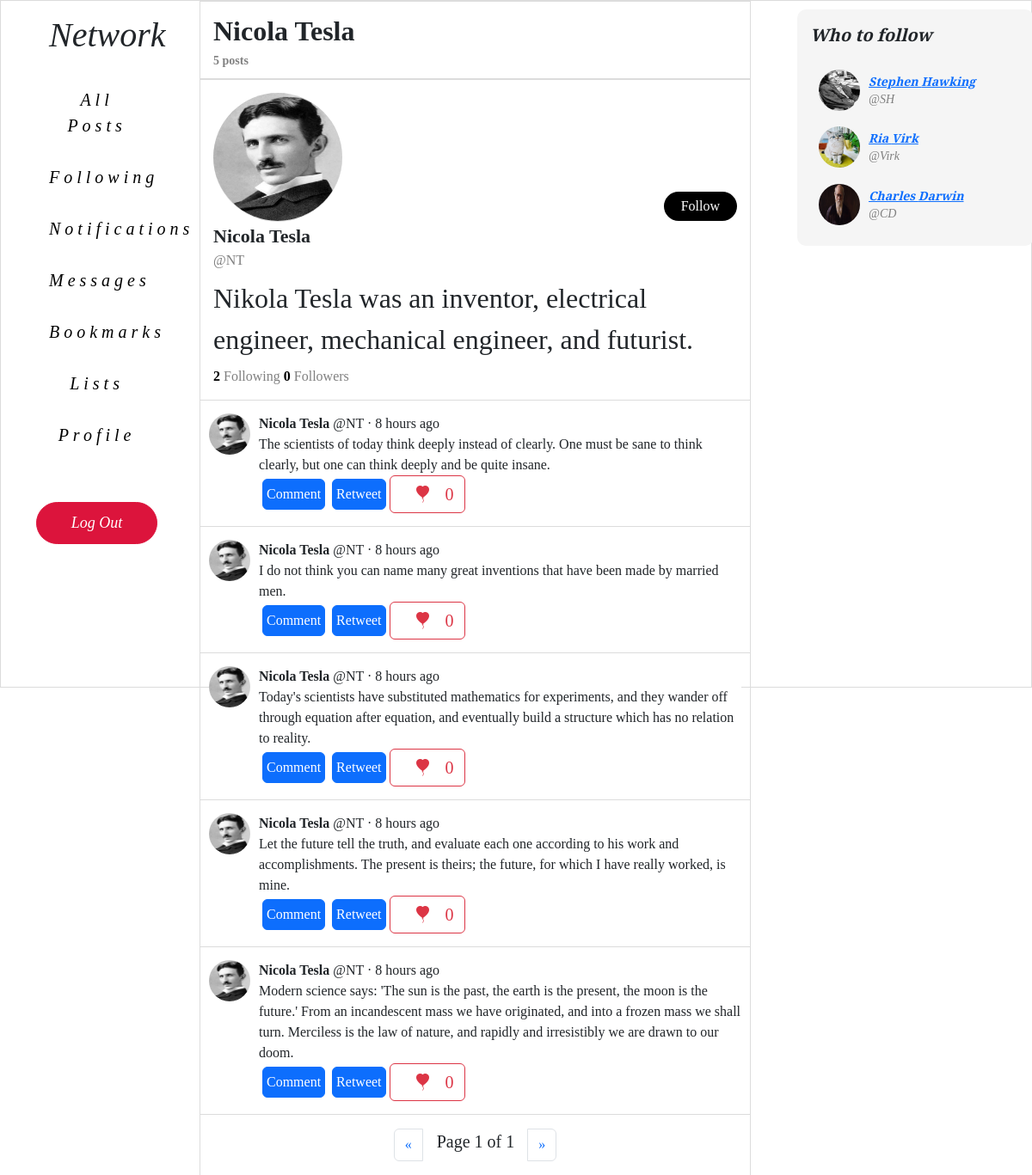
The page /profile/NT (signed in) on the database its author committed.
### network/models.py (models this page shows, shortened)
class User(AbstractUser):
    pass
    bio = models.TextField(blank=True, max_length=160)
    profile_picture = models.ImageField(default="default.jpeg", upload_to="profile_pictures")

class Post(models.Model):
    user = models.ForeignKey("User", on_delete=models.CASCADE, related_name="posts")
    body = models.TextField(blank=True, max_length=280)
    likes = models.ManyToManyField("User", blank=True, related_name="likes")
    timestamp = models.DateTimeField(auto_now_add=True)
    def get_time(self):
        return humanize.naturaltime(self.timestamp)
    def total_likes(self):
        return self.likes.count()

### network/views.py (the view)
# urls.py: path("profile/<str:username>", views.profile, name="profile"),
def profile(request, username):
    current_user = User.objects.get(username=request.user)
    viewed_user = User.objects.get(username=username)
    paginator = Paginator(viewed_user.posts.all().order_by('-timestamp'), 10)
    page_number = request.GET.get('page')
    page_obj = paginator.get_page(page_number)
    context = {
        "currently_followed": len(Follow.objects.filter(user=current_user).filter(following=viewed_user)),
        "follower_count": viewed_user.followers.all().count(),
        "following_count": viewed_user.following.all().count(),
        "post_count": viewed_user.posts.all().count,
        "recommend_follow": recommend_follow(request),
        "viewed_user": viewed_user,
        "viewed_user_posts": page_obj,
    }
    return render(request, "network/profile.html", context)

### network/views.py (called while the page is built)
def recommend_follow(request):
    current_user = User.objects.get(username=request.user)
    not_following = User.objects.exclude(
        followers__user=current_user
    ).exclude(username=current_user)
    if len(not_following) > 3: sample_size = 3
    else: sample_size = len(not_following)
    not_following = random.sample(list(not_following), sample_size)
    return not_following

### network/templates/network/profile.html (shortened to what this page needs)
{% extends "network/layout.html" %}
{% load static %}
{% block body %}
    {% if user.is_authenticated %}
    <div class="profile-header">
        <div>{{ viewed_user.first_name }} {{ viewed_user.last_name }}</div>
        {% if post_count <= 1 %}
            <div class="post-count">{{ post_count }} post </div>
        {% elif post_count > 1 %}
            <div class="post-count">{{ post_count }} posts </div>
        {% endif %}
        </div>
        <div class="profile-container">
            <div class="profile-top">
                <div class="image-container">
                    <img src="{{ viewed_user.profile_picture.url }}">
                </div>
                {% if request.user.username == viewed_user.username %}
                <div class="follow-button-container">
                    <button class="setup-profile" id="setup" title="Set up profile" value="{{ viewed_user.username }}">Set up profile</button>
                </div>
                {% elif request.user.username != viewed_user.username %}
                    {% if currently_followed == False %}
                        <div class="follow-button-container">
                            <button class="toggle-follow-button" id="follow" title="Follow" value="{{ viewed_user.username }}">Follow</button>
                        </div>
                    {% else %}
                        <div class="follow-button-container">
                            <button class="toggle-follow-button" id="unfollow" title="Unfollow" value="{{ viewed_user.username }}">Following</button>
                        </div>
                    {% endif %}
                {% endif %}
            </div>
            <div class="profile-bio-container">
                <div style="font-size: 22px"><strong>{{ viewed_user.first_name }} {{ viewed_user.last_name }}</strong></div>
                <div style="font-size: 16px; color: gray">@{{ viewed_user.username }}</div>
                <div class="profile-bio">
                    {{ viewed_user.bio }}
                </div>
            </div>
            <div class="profile-following">
                <span class="following-count">{{ following_count }}</span> Following <span class="follower-count">{{ follower_count }}</span> Followers
            </div>
        </div>
        {% for post in viewed_user_posts %}
            <div class="post-outer-container">
                <div class="post-container">
                    <div class="profile-pic">
                        <a href="/profile/{{ viewed_user.username }}">
                            <img src="{{ viewed_user.profile_picture.url }}">
                        </a>
                    </div>
                    <div class="post-body-container">
                        <div class="post-body-top">
                            <div>
                                <b>{{ post.user.first_name }} {{ post.user.last_name }}</b> @{{ post.user.username }}</a> · {{ post.get_time }}
                            </div>
                        </div>
                        <div class="post-body" data-post-id="{{ post.id }}" data-status="close">
                            <div class="original-post">{{ post.body }}</div>
                        </div>
                        {% if user.is_authenticated %}
                        <div class="d-flex">
                            <button type="button" class="btn btn-primary m-1 p-1">Comment</button>
                            <button type="button" class="btn btn-primary m-1 p-1">Retweet</button>
                            {% if request.user in post.likes.all %}
                                <button type="button" class="d-flex like-container btn btn-outline-danger" id="liked" title="Unlike" value="{{ post.id }}"><i class="bi bi-balloon-heart-fill mx-3"></i><div class="like-count">{{ post.total_likes }}</div></button>
                            {% else %}
                                <button type="button" class="d-flex like-container btn btn-outline-danger fs-5" id="not-liked" title="Like" value="{{ post.id }}"><i class="bi bi-balloon-heart-fill mx-3"></i><div class="like-count">{{ post.total_likes }}</div></button>
                            {% endif %}
                        </div>
                        {% endif %}
                    </div>
                </div>
            </div>
        {% endfor %}
        <nav aria-label="Page navigation ">
            <ul class="pagination justify-content-center mt-3">
                {% if page_obj.has_previous %}
              <li class="page-item">
                <a id="prev" class="page-link" href="?page={{ page_obj.previous_page_number }}" aria-label="Previous">
                  <span aria-hidden="true">&laquo;</span>
                </a>
              </li>
              {% else %}
              <li class="page-item">
                <a id="prev" class="page-link" href="#" aria-label="Previous">
                  <span aria-hidden="true">&laquo;</span>
                </a>
              </li>
              {% endif %}
              <span class="current fs-5 mx-3">
                Page {{ viewed_user_posts.number }} of {{ viewed_user_posts.paginator.num_pages }}
            </span>
            {% if page_obj.has_next %}
              <li class="page-item">
                    <a id="next" class="page-link" href="?page={{ page_obj.next_page_number }}" aria-label="Next">
                        <span aria-hidden="true">&raquo;</span>
                      </a>
              </li>
              {% else %}
              <li class="page-item">
                <a id="next" class="page-link" href="#" aria-label="Next">
                    <span aria-hidden="true">&raquo;</span>
                  </a>
          </li>
              {% endif %}
            </ul>
          </nav>
    {% endif %}
{% endblock %}

### network/templates/network/layout.html (shortened to what this page needs)
{% load static %}
<!DOCTYPE html>
<html lang="en">
  <head>
    <link href="{% static 'network/style.css' %}" rel="stylesheet" />
    <link
      href="https://cdn.jsdelivr.net/npm/bootstrap@5.3.2/dist/css/bootstrap.min.css"
      rel="stylesheet"
    />
    <link rel="stylesheet" href="https://cdn.jsdelivr.net/npm/bootstrap-icons@1.11.1/font/bootstrap-icons.css">
  </head>
  <body>
    <div class="container">
      <div class="row">
        <div class="col-2">
          <div class="left-pane text-wrap text-center" style = "font-family:'Playfair Display', serif;font-size:16px;font-style:italic;">
            <nav class="navigation-bar">
              <div class="logo">
                <div class="fs-1">Network</div>
              </div>
              <div class="nav d-block">
                <div class="nav-item">
                  <a class="navigation-link text-decoration-none" href="{% url 'index' %}">All Posts</a>
                </div>
              </div>
              {% if user.is_authenticated %}
              <div class="nav d-block">
                <div class="nav-item">
                  <a class="navigation-link" href="{% url 'following' %}"
                    >Following</a
                  >
                </div>
              </div>
              <div class="nav d-block">
                <div class="nav-item">
                  <a class="navigation-link" href="#">Notifications</a>
                </div>
              </div>
              <div class="nav d-block">
                <div class="nav-item">
                  <a class="navigation-link" href="#">Messages</a>
                </div>
              </div>
              <div class="nav d-block">
                <div class="nav-item">
                  <a class="navigation-link" href="#">Bookmarks</a>
                </div>
              </div>
              <div class="nav d-block">
                <div class="nav-item">
                  <a class="navigation-link" href="#">Lists</a>
                </div>
              </div>
              <div class="nav d-block">
                <div class="nav-item">
                  <a class="navigation-link" href="/profile/{{ request.user }}"
                    >Profile</a
                  >
                </div>
              </div>
              {% endif %} {% if user.is_authenticated %}
              <div class="logout">
                <a class="navigation-link" href="{% url 'logout' %}">Log Out</a>
              </div>
              {% endif %}
            </nav>
          </div>
        </div>
        <div class="col-7">
          <div class="body" style = "font-family:'Mooli', serif; font-size: 2em ;" >{% block body %} {% endblock %}</div>
        </div>
        <div class="col-3">
          <div class="right-pane" style = "font-family:'Playfair Display', serif;font-size:16px;font-style:italic;">
            {% if user.is_authenticated %}
            <div class="who-to-follow-container">
              <div class="who-to-follow">
                <p>Who to follow</p>
                {% for user in recommend_follow %}
                <div class="recommend-follow">
                  <div class="profile-pic">
                    <a href="/profile/{{ user.username }}">
                      <img src="{{ user.profile_picture.url }}" />
                    </a>
                  </div>
                  <div class="recommend-user">
                    <a href="/profile/{{ user.username }}"
                      ><div>{{ user.first_name }} {{ user.last_name }}</div>
                    </a>
                    <div>@{{ user.username }}</div>
                  </div>
                </div>
                {% endfor %}
              </div>
            </div>
            {% endif %}
          </div>
        </div>
      </div>
    </div>
  </body>
</html>

### network/static/network/style.css (style rules this page uses)
body { border: 1px solid gainsboro; height: 100vh; width: 100vw; }
.navigation-bar { font-size: 20px; margin-top: 10px; margin-left: auto; margin-right: 30px; max-width: 250px; width: 85%; }
.logo { cursor: default; padding-left: 15px; padding-bottom: 15px; }
.nav-item a { border-radius: 25px; display: inline-block; margin: 5px 0 5px 0; padding: 10px 15px 10px 15px; transition: background-color 0.15s linear; letter-spacing: 5px; }
.navigation-link { color: black; text-decoration: none; }
.logout .navigation-link, .register .navigation-link { color: white; font-size: 18px; }
.logout a, .register a { background-color: crimson; border: 1px solid crimson; border-radius: 25px; display: flex; justify-content: center; padding: 10px 0 10px 0; margin-top: 3rem; transition: filter 0.25s; }
.body { border-left: 1px solid gainsboro; border-right: 1px solid gainsboro; overflow: scroll; width: 100%; }
.post-outer-container { border-bottom: 1px solid gainsboro; padding: 15px 10px 15px 10px; }
.post-container { background-color: white; display: flex; font-size: 16px; height: auto; width: 100%; }
.profile-pic img { border-radius: 100%; height: 48px; margin-right: 10px; width: 48px; }
.post-body-container { width: 100%; }
.post-body-top { display: flex; justify-content: space-between; }
.profile-header { border-top: 1px solid gainsboro; border-bottom: 1px solid gainsboro; font-weight: bold; padding: 10px 0px 10px 15px; }
.post-count { font-size: 14px; color: gray; }
.profile-container { padding: 15px; border-top: 1px solid gainsboro; border-bottom: 1px solid gainsboro; }
.profile-top { display: flex; justify-content: space-between; }
.image-container img { border-bottom: 1px solid gainsboro; border-radius: 100%; height: 150px; width: 150px; }
.follow-button-container { display: block; margin-top: auto; }
#follow { background-color: black; border: none; border-radius: 25px; color: white; font-size: 16px; padding: 5px 20px 5px 20px; }
.profile-bio { padding: 7.5px 0 7.5px 0; }
.profile-following { font-size: 16px; color: gray; }
.follower-count, .following-count { font-weight: bold; color: black; }
.right-pane { display: block; justify-content: left; }
.who-to-follow-container { height: 275px; margin-top: 10px; margin-left: 30px; width: 275px; }
.who-to-follow { background-color: whitesmoke; border-radius: 10px; display: grid; grid-template-rows: 0.25fr 1fr 1fr 1fr; height: 100%; padding: 15px; width: 100%; }
.who-to-follow p { font-size: 20px; font-weight: bold; height: 100%; }
.recommend-follow { display: grid; align-items: center; display: flex; font-size: 14px; height: 100%; padding-left: 10px; }
.recommend-user div:nth-child(1) { font-weight: bold; }
.recommend-user div:nth-child(2) { color: gray; }

### rows shown on the page
User: first_name "Nicola", last_name "Tesla", profile_picture (picture), username "NT", bio "Nikola Tesla was an inventor, electrical engineer, mechanical engineer, and futurist."
Post: profile_picture (picture), user.first_name "Nicola", user.last_name "Tesla", user.username "NT", get_time "8 hours ago", body "The scientists of today think deeply instead of clearly. One must be sane to think clearly, but one can think deeply and be quite insane.", total_likes "0"
Post: profile_picture (picture), user.first_name "Nicola", user.last_name "Tesla", user.username "NT", get_time "8 hours ago", body "I do not think you can name many great inventions that have been made by married men.", total_likes "0"
Post: profile_picture (picture), user.first_name "Nicola", user.last_name "Tesla", user.username "NT", get_time "8 hours ago", body "Today's scientists have substituted mathematics for experiments, and they wander off through equation after equation, and eventually build a structure which has no relation to reality.", total_likes "0"
Post: profile_picture (picture), user.first_name "Nicola", user.last_name "Tesla", user.username "NT", get_time "8 hours ago", body "Let the future tell the truth, and evaluate each one according to his work and accomplishments. The present is theirs; the future, for which I have really worked, is mine.", total_likes "0"
Post: profile_picture (picture), user.first_name "Nicola", user.last_name "Tesla", user.username "NT", get_time "8 hours ago", body "Modern science says: 'The sun is the past, the earth is the present, the moon is the future.' From an incandescent mass we have originated, and into a frozen mass we shall turn. Merciless is the law of nature, and rapidly and irresistibly we are drawn to our doom.", total_likes "0"
User: profile_picture (picture), first_name "Stephen", last_name "Hawking", username "SH"
User: profile_picture (picture), first_name "Ria", last_name "Virk", username "Virk"
User: profile_picture (picture), first_name "Charles", last_name "Darwin", username "CD"

### other values the page prints
{{ post_count }} "5"
{{ following_count }} "2"
{{ follower_count }} "0"
{{ viewed_user_posts.number }} "1"
{{ viewed_user_posts.paginator.num_pages }} "1"
